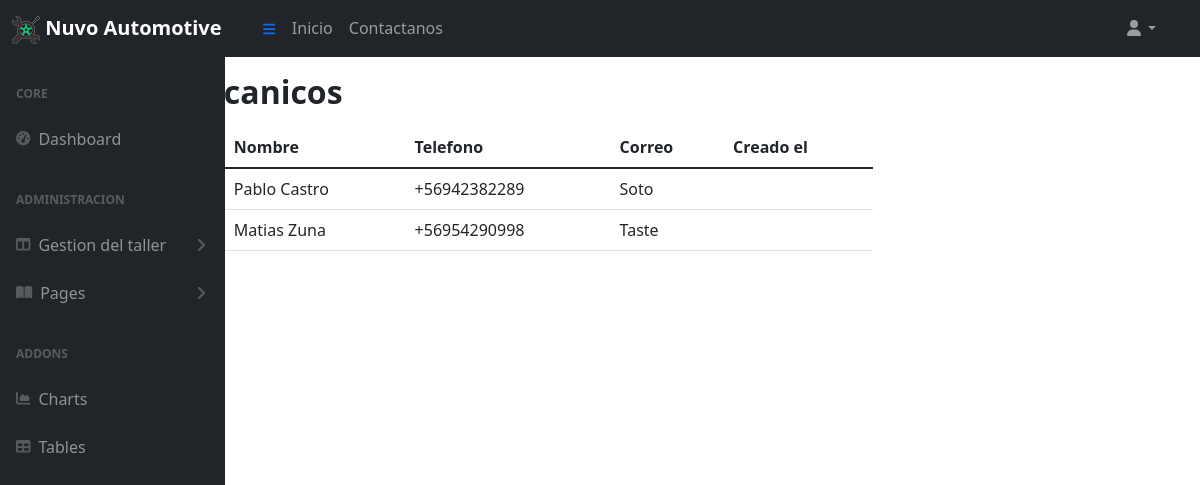
Screenshot of /admin/ViewListMechanic (signed in) with the database file from the repository.
### tables this page shows
CREATE TABLE `mechanic` (
  `RUT` varchar(50) NOT NULL,
  `FIRSTNAME` varchar(50) NOT NULL,
  `LASTNAME` varchar(50) NOT NULL,
  `EMAIL` varchar(50) DEFAULT NULL,
  `PHONE` varchar(50) NOT NULL,
  `CREATE_AT` timestamp NOT NULL DEFAULT CURRENT_TIMESTAMP,
  `UPDATED_AT` timestamp NOT NULL DEFAULT CURRENT_TIMESTAMP
);

### controllers/AdminController.php (called while the page is built, shortened)
<?php
require_once('models/mechanic.php');
class AdminController{
    public function ViewListMechanic() {
        $mechanic = new Mechanic();
        $mechanics = $mechanic->getAll();
        require_once('views/layout/sidebar.php');
        require_once('views/admin/mechanic/ViewList.php');
    }
}

### config/database.php (called while the page is built)
<?php
class Database {
  public static function connect() {
    $db = new mysqli('localhost', 'root', 'root', 'nuvo-automotive');
    $db->query("SET NAMES 'utf8'");
    return $db;
  }
}

### models/mechanic.php (called while the page is built, shortened)
<?php
class Mechanic {
    private $db;
public function __construct() {
    $this->db = Database::connect();
    }
public function getAll(){
    $query = "SELECT * FROM MECHANIC";
    $mechanics = $this->db->query($query);
    return $mechanics;
}
}
?>

### views/admin/mechanic/ViewList.php (the view)
<div class="container py-3">
  <div class="row">
    <div class="col-12 col-md-9">
      <div class="mb-3">
        <h2 class="fw-bold mb-3">Lista de Mecanicos</h2>
        <table class="table">
          <thead>
            <tr>
              <th>RUT</th>
              <th>Nombre</th>
              <th>Telefono</th>
              <th>Correo</th>
              <th>Creado el</th>
            </tr>
          </thead>
          <tbody>
            <?php while ($mechanic = $mechanics->fetch_object()): ?>
            <tr>
              <td><?= $mechanic->RUT ?></td>
              <td><?= $mechanic->FIRSTNAME . ' ' . $mechanic->LASTNAME?></td>
              <td><?= $mechanic->PHONE?></td>
              <td><?= $mechanic->EMAIL ?></td>
              <td><?= $mechanic->CREATED_AT ?></td>
            </tr>
            <?php endwhile; ?>
          </tbody>
        </table>
      </div>
    </div>
  </div>
</div>

### rows the page displays
mechanic: FIRSTNAME "Pablo", LASTNAME "Castro", PHONE "+56942382289", EMAIL "Soto"
mechanic: FIRSTNAME "Matias", LASTNAME "Zuna", PHONE "+56954290998", EMAIL "Taste"
